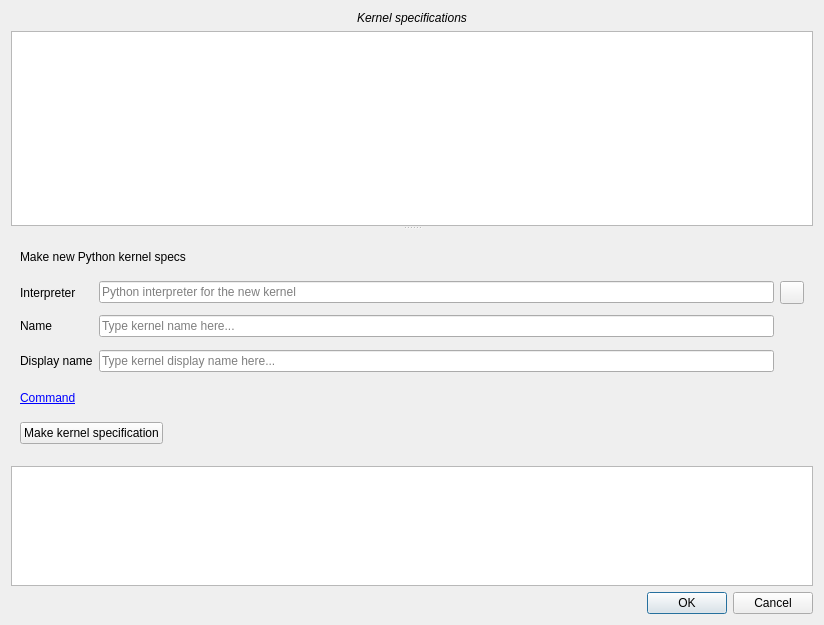
<?xml version="1.0" encoding="UTF-8"?>
<!--
######################################################################################################################
# Copyright (C) 2017-2022 Spine project consortium
# This file is part of Spine Toolbox.
# Spine Toolbox is free software: you can redistribute it and\/or modify it under the terms of the GNU Lesser General
# Public License as published by the Free Software Foundation, either version 3 of the License, or (at your option)
# any later version. This program is distributed in the hope that it will be useful, but WITHOUT ANY WARRANTY;
# without even the implied warranty of MERCHANTABILITY or FITNESS FOR A PARTICULAR PURPOSE. See the GNU Lesser General
# Public License for more details. You should have received a copy of the GNU Lesser General Public License along with
# this program. If not, see <http:\/\/www.gnu.org\/licenses\/>.
######################################################################################################################
-->
<ui version="4.0">
 <class>Dialog</class>
 <widget class="QDialog" name="Dialog">
  <property name="geometry">
   <rect>
    <x>0</x>
    <y>0</y>
    <width>824</width>
    <height>625</height>
   </rect>
  </property>
  <property name="windowTitle">
   <string>Kernel specification editor</string>
  </property>
  <layout class="QGridLayout" name="gridLayout">
   <item row="1" column="0">
    <widget class="QSplitter" name="splitter">
     <property name="orientation">
      <enum>Qt::Vertical</enum>
     </property>
     <property name="childrenCollapsible">
      <bool>false</bool>
     </property>
     <widget class="QTableView" name="tableView_kernel_list">
      <property name="contextMenuPolicy">
       <enum>Qt::CustomContextMenu</enum>
      </property>
      <property name="selectionMode">
       <enum>QAbstractItemView::SingleSelection</enum>
      </property>
      <property name="selectionBehavior">
       <enum>QAbstractItemView::SelectRows</enum>
      </property>
      <property name="showGrid">
       <bool>true</bool>
      </property>
      <property name="cornerButtonEnabled">
       <bool>false</bool>
      </property>
      <attribute name="horizontalHeaderMinimumSectionSize">
       <number>30</number>
      </attribute>
      <attribute name="horizontalHeaderDefaultSectionSize">
       <number>100</number>
      </attribute>
      <attribute name="horizontalHeaderStretchLastSection">
       <bool>true</bool>
      </attribute>
      <attribute name="verticalHeaderMinimumSectionSize">
       <number>20</number>
      </attribute>
      <attribute name="verticalHeaderDefaultSectionSize">
       <number>32</number>
      </attribute>
     </widget>
     <widget class="QStackedWidget" name="stackedWidget">
      <property name="currentIndex">
       <number>0</number>
      </property>
      <widget class="QWidget" name="stackedWidgetPage1">
       <layout class="QGridLayout" name="gridLayout_2">
        <item row="0" column="0" colspan="2">
         <widget class="QLabel" name="label_8">
          <property name="sizePolicy">
           <sizepolicy hsizetype="Preferred" vsizetype="Preferred">
            <horstretch>0</horstretch>
            <verstretch>0</verstretch>
           </sizepolicy>
          </property>
          <property name="minimumSize">
           <size>
            <width>0</width>
            <height>26</height>
           </size>
          </property>
          <property name="maximumSize">
           <size>
            <width>16777215</width>
            <height>26</height>
           </size>
          </property>
          <property name="text">
           <string>Make new Python kernel specs</string>
          </property>
         </widget>
        </item>
        <item row="1" column="0">
         <widget class="QLabel" name="label_3">
          <property name="text">
           <string>Interpreter</string>
          </property>
         </widget>
        </item>
        <item row="1" column="1">
         <widget class="QLineEdit" name="lineEdit_python_interpreter">
          <property name="enabled">
           <bool>true</bool>
          </property>
          <property name="cursor">
           <cursorShape>IBeamCursor</cursorShape>
          </property>
          <property name="focusPolicy">
           <enum>Qt::StrongFocus</enum>
          </property>
          <property name="toolTip">
           <string>&lt;html&gt;&lt;head/&gt;&lt;body&gt;&lt;p&gt;Python interpreter for the new kernel. &lt;/p&gt;&lt;p&gt;Use the browse button to select a different Python.&lt;/p&gt;&lt;/body&gt;&lt;/html&gt;</string>
          </property>
          <property name="readOnly">
           <bool>false</bool>
          </property>
          <property name="placeholderText">
           <string>Python interpreter for the new kernel</string>
          </property>
          <property name="clearButtonEnabled">
           <bool>true</bool>
          </property>
         </widget>
        </item>
        <item row="1" column="2">
         <widget class="QToolButton" name="toolButton_select_python">
          <property name="icon">
           <iconset resource="resources/resources_icons.qrc">
            <normaloff>:/icons/menu_icons/folder-open-solid.svg</normaloff>:/icons/menu_icons/folder-open-solid.svg</iconset>
          </property>
         </widget>
        </item>
        <item row="2" column="0">
         <widget class="QLabel" name="label_2">
          <property name="text">
           <string>Name</string>
          </property>
         </widget>
        </item>
        <item row="2" column="1">
         <widget class="QLineEdit" name="lineEdit_python_kernel_name">
          <property name="toolTip">
           <string>&lt;html&gt;&lt;head/&gt;&lt;body&gt;&lt;p&gt;New kernel name. e.g. Python-3.7&lt;/p&gt;&lt;/body&gt;&lt;/html&gt;</string>
          </property>
          <property name="placeholderText">
           <string>Type kernel name here...</string>
          </property>
          <property name="clearButtonEnabled">
           <bool>true</bool>
          </property>
         </widget>
        </item>
        <item row="3" column="0">
         <widget class="QLabel" name="label_5">
          <property name="sizePolicy">
           <sizepolicy hsizetype="Preferred" vsizetype="Preferred">
            <horstretch>0</horstretch>
            <verstretch>0</verstretch>
           </sizepolicy>
          </property>
          <property name="minimumSize">
           <size>
            <width>0</width>
            <height>26</height>
           </size>
          </property>
          <property name="maximumSize">
           <size>
            <width>16777215</width>
            <height>26</height>
           </size>
          </property>
          <property name="text">
           <string>Display name</string>
          </property>
         </widget>
        </item>
        <item row="3" column="1">
         <widget class="QLineEdit" name="lineEdit_python_kernel_display_name">
          <property name="toolTip">
           <string>&lt;html&gt;&lt;head/&gt;&lt;body&gt;&lt;p&gt;Kernel display name. e.g. Python-3.7_spinetoolbox&lt;/p&gt;&lt;p&gt;Leave blank to use default (kernel name + &amp;quot;_spinetoolbox&amp;quot;)&lt;/p&gt;&lt;/body&gt;&lt;/html&gt;</string>
          </property>
          <property name="placeholderText">
           <string>Type kernel display name here...</string>
          </property>
          <property name="clearButtonEnabled">
           <bool>true</bool>
          </property>
         </widget>
        </item>
        <item row="4" column="0">
         <widget class="QLabel" name="label_python_cmd">
          <property name="sizePolicy">
           <sizepolicy hsizetype="Preferred" vsizetype="Expanding">
            <horstretch>0</horstretch>
            <verstretch>0</verstretch>
           </sizepolicy>
          </property>
          <property name="minimumSize">
           <size>
            <width>0</width>
            <height>26</height>
           </size>
          </property>
          <property name="maximumSize">
           <size>
            <width>16777215</width>
            <height>26</height>
           </size>
          </property>
          <property name="font">
           <font>
            <pointsize>9</pointsize>
            <weight>50</weight>
            <italic>false</italic>
            <bold>false</bold>
            <underline>true</underline>
           </font>
          </property>
          <property name="toolTipDuration">
           <number>-1</number>
          </property>
          <property name="styleSheet">
           <string notr="true">color: rgb(0, 0, 255);</string>
          </property>
          <property name="text">
           <string>Command</string>
          </property>
          <property name="textFormat">
           <enum>Qt::AutoText</enum>
          </property>
          <property name="alignment">
           <set>Qt::AlignLeading|Qt::AlignLeft|Qt::AlignVCenter</set>
          </property>
         </widget>
        </item>
        <item row="5" column="0" colspan="2">
         <layout class="QHBoxLayout" name="horizontalLayout">
          <item>
           <widget class="QPushButton" name="pushButton_make_python_kernel">
            <property name="toolTip">
             <string>&lt;html&gt;&lt;head/&gt;&lt;body&gt;&lt;p&gt;Creates a new Python kernel according to selections&lt;/p&gt;&lt;/body&gt;&lt;/html&gt;</string>
            </property>
            <property name="text">
             <string>Make kernel specification</string>
            </property>
           </widget>
          </item>
          <item>
           <spacer name="horizontalSpacer">
            <property name="orientation">
             <enum>Qt::Horizontal</enum>
            </property>
            <property name="sizeHint" stdset="0">
             <size>
              <width>40</width>
              <height>20</height>
             </size>
            </property>
           </spacer>
          </item>
         </layout>
        </item>
       </layout>
      </widget>
      <widget class="QWidget" name="stackedWidgetPage2">
       <layout class="QGridLayout" name="gridLayout_3">
        <item row="0" column="0" colspan="2">
         <widget class="QLabel" name="label_4">
          <property name="minimumSize">
           <size>
            <width>0</width>
            <height>26</height>
           </size>
          </property>
          <property name="maximumSize">
           <size>
            <width>16777215</width>
            <height>26</height>
           </size>
          </property>
          <property name="text">
           <string>Make new Julia kernel specs</string>
          </property>
         </widget>
        </item>
        <item row="1" column="0">
         <widget class="QLabel" name="label_6">
          <property name="text">
           <string>Executable</string>
          </property>
         </widget>
        </item>
        <item row="1" column="1">
         <widget class="QLineEdit" name="lineEdit_julia_executable">
          <property name="focusPolicy">
           <enum>Qt::StrongFocus</enum>
          </property>
          <property name="toolTip">
           <string>&lt;html&gt;&lt;head/&gt;&lt;body&gt;&lt;p&gt;Julia executable for the new kernel.&lt;/p&gt;&lt;p&gt;Use the browse button to select different Julia.&lt;/p&gt;&lt;/body&gt;&lt;/html&gt;</string>
          </property>
          <property name="frame">
           <bool>true</bool>
          </property>
          <property name="readOnly">
           <bool>false</bool>
          </property>
          <property name="placeholderText">
           <string>Julia executable for the new kernel</string>
          </property>
          <property name="clearButtonEnabled">
           <bool>true</bool>
          </property>
         </widget>
        </item>
        <item row="1" column="2">
         <widget class="QToolButton" name="toolButton_select_julia">
          <property name="icon">
           <iconset resource="resources/resources_icons.qrc">
            <normaloff>:/icons/menu_icons/folder-open-solid.svg</normaloff>:/icons/menu_icons/folder-open-solid.svg</iconset>
          </property>
         </widget>
        </item>
        <item row="2" column="0">
         <widget class="QLabel" name="label_7">
          <property name="minimumSize">
           <size>
            <width>0</width>
            <height>26</height>
           </size>
          </property>
          <property name="maximumSize">
           <size>
            <width>16777215</width>
            <height>26</height>
           </size>
          </property>
          <property name="text">
           <string>Display name</string>
          </property>
         </widget>
        </item>
        <item row="2" column="1">
         <widget class="QLineEdit" name="lineEdit_julia_kernel_name">
          <property name="toolTip">
           <string>&lt;html&gt;&lt;head/&gt;&lt;body&gt;&lt;p&gt;Julia kernel display name. Julia version will be appended to the name automatically.&lt;/p&gt;&lt;p&gt;The kernel name will be stripped of whitespace and uncapitalized automatically.&lt;/p&gt;&lt;/body&gt;&lt;/html&gt;</string>
          </property>
          <property name="text">
           <string/>
          </property>
          <property name="placeholderText">
           <string>Type kernel display name here...</string>
          </property>
          <property name="clearButtonEnabled">
           <bool>true</bool>
          </property>
         </widget>
        </item>
        <item row="3" column="0">
         <widget class="QLabel" name="label_9">
          <property name="text">
           <string>Project</string>
          </property>
         </widget>
        </item>
        <item row="3" column="1">
         <widget class="QLineEdit" name="lineEdit_julia_project">
          <property name="toolTip">
           <string>&lt;html&gt;&lt;head/&gt;&lt;body&gt;&lt;p&gt;Julia project for the new kernel. Leave empty to use the default, or enter @. to use the current wodking directory.&lt;/p&gt;&lt;/body&gt;&lt;/html&gt;</string>
          </property>
          <property name="placeholderText">
           <string>Type Julia home project here...</string>
          </property>
          <property name="clearButtonEnabled">
           <bool>true</bool>
          </property>
         </widget>
        </item>
        <item row="3" column="2">
         <widget class="QToolButton" name="toolButton_select_julia_project">
          <property name="text">
           <string/>
          </property>
          <property name="icon">
           <iconset resource="resources/resources_icons.qrc">
            <normaloff>:/icons/menu_icons/folder-open-solid.svg</normaloff>:/icons/menu_icons/folder-open-solid.svg</iconset>
          </property>
         </widget>
        </item>
        <item row="4" column="0">
         <widget class="QCheckBox" name="checkBox_rebuild_ijulia">
          <property name="minimumSize">
           <size>
            <width>0</width>
            <height>26</height>
           </size>
          </property>
          <property name="maximumSize">
           <size>
            <width>16777215</width>
            <height>26</height>
           </size>
          </property>
          <property name="toolTip">
           <string>&lt;html&gt;&lt;head/&gt;&lt;body&gt;&lt;p&gt;Rebuilds IJulia before installing kernel&lt;/p&gt;&lt;/body&gt;&lt;/html&gt;</string>
          </property>
          <property name="text">
           <string>Rebuild IJulia</string>
          </property>
          <property name="checked">
           <bool>true</bool>
          </property>
         </widget>
        </item>
        <item row="5" column="0">
         <widget class="QLabel" name="label_julia_cmd">
          <property name="minimumSize">
           <size>
            <width>0</width>
            <height>26</height>
           </size>
          </property>
          <property name="maximumSize">
           <size>
            <width>16777215</width>
            <height>26</height>
           </size>
          </property>
          <property name="font">
           <font>
            <pointsize>9</pointsize>
            <underline>true</underline>
           </font>
          </property>
          <property name="mouseTracking">
           <bool>true</bool>
          </property>
          <property name="styleSheet">
           <string notr="true">color: rgb(0, 0, 255);</string>
          </property>
          <property name="text">
           <string>Command</string>
          </property>
         </widget>
        </item>
        <item row="6" column="0" colspan="2">
         <layout class="QHBoxLayout" name="horizontalLayout_2">
          <item>
           <widget class="QPushButton" name="pushButton_make_julia_kernel">
            <property name="toolTip">
             <string>&lt;html&gt;&lt;head/&gt;&lt;body&gt;&lt;p&gt;Creates a new Julia kernel according to selections&lt;/p&gt;&lt;/body&gt;&lt;/html&gt;</string>
            </property>
            <property name="text">
             <string>Make kernel specification</string>
            </property>
           </widget>
          </item>
          <item>
           <spacer name="horizontalSpacer_2">
            <property name="orientation">
             <enum>Qt::Horizontal</enum>
            </property>
            <property name="sizeHint" stdset="0">
             <size>
              <width>40</width>
              <height>20</height>
             </size>
            </property>
           </spacer>
          </item>
         </layout>
        </item>
       </layout>
      </widget>
     </widget>
    </widget>
   </item>
   <item row="2" column="0">
    <widget class="QTextBrowser" name="textBrowser_process">
     <property name="sizePolicy">
      <sizepolicy hsizetype="Expanding" vsizetype="Minimum">
       <horstretch>0</horstretch>
       <verstretch>0</verstretch>
      </sizepolicy>
     </property>
     <property name="maximumSize">
      <size>
       <width>16777215</width>
       <height>120</height>
      </size>
     </property>
    </widget>
   </item>
   <item row="3" column="0">
    <widget class="QDialogButtonBox" name="buttonBox">
     <property name="orientation">
      <enum>Qt::Horizontal</enum>
     </property>
     <property name="standardButtons">
      <set>QDialogButtonBox::Cancel|QDialogButtonBox::Ok</set>
     </property>
     <property name="centerButtons">
      <bool>false</bool>
     </property>
    </widget>
   </item>
   <item row="0" column="0">
    <widget class="QLabel" name="label">
     <property name="font">
      <font>
       <italic>true</italic>
       <strikeout>false</strikeout>
      </font>
     </property>
     <property name="text">
      <string>Kernel specifications</string>
     </property>
     <property name="alignment">
      <set>Qt::AlignCenter</set>
     </property>
    </widget>
   </item>
  </layout>
 </widget>
 <tabstops>
  <tabstop>tableView_kernel_list</tabstop>
  <tabstop>lineEdit_python_interpreter</tabstop>
  <tabstop>toolButton_select_python</tabstop>
  <tabstop>lineEdit_python_kernel_name</tabstop>
  <tabstop>lineEdit_python_kernel_display_name</tabstop>
  <tabstop>pushButton_make_python_kernel</tabstop>
  <tabstop>lineEdit_julia_executable</tabstop>
  <tabstop>toolButton_select_julia</tabstop>
  <tabstop>lineEdit_julia_kernel_name</tabstop>
  <tabstop>lineEdit_julia_project</tabstop>
  <tabstop>toolButton_select_julia_project</tabstop>
  <tabstop>checkBox_rebuild_ijulia</tabstop>
  <tabstop>pushButton_make_julia_kernel</tabstop>
  <tabstop>textBrowser_process</tabstop>
 </tabstops>
 <resources>
  <include location="resources/resources_icons.qrc"/>
 </resources>
 <connections>
  <connection>
   <sender>buttonBox</sender>
   <signal>accepted()</signal>
   <receiver>Dialog</receiver>
   <slot>accept()</slot>
   <hints>
    <hint type="sourcelabel">
     <x>248</x>
     <y>254</y>
    </hint>
    <hint type="destinationlabel">
     <x>157</x>
     <y>274</y>
    </hint>
   </hints>
  </connection>
  <connection>
   <sender>buttonBox</sender>
   <signal>rejected()</signal>
   <receiver>Dialog</receiver>
   <slot>reject()</slot>
   <hints>
    <hint type="sourcelabel">
     <x>316</x>
     <y>260</y>
    </hint>
    <hint type="destinationlabel">
     <x>286</x>
     <y>274</y>
    </hint>
   </hints>
  </connection>
 </connections>
</ui>
